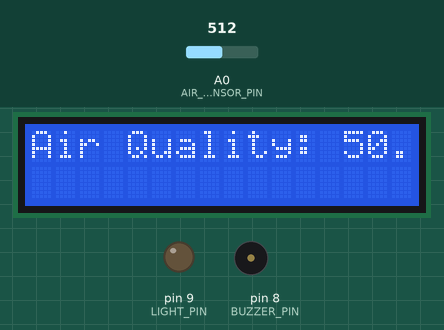
Simulated run of this sketch. Board: Arduino Uno, built with avr-gcc and run on an emulated ATmega328P. On the bench: 16×2 character LCD, output pins drawn as LEDs (lit = HIGH), buzzer (waves = sounding, pin HIGH). The inputs (shaded band) are chosen by the test bench; at power-on: A0 (AIR_SENSOR_PIN) = 512.

Above: at 6.2 s.
6.3 s: A0 (AIR_SENSOR_PIN) set to 687
At 7.8 s:
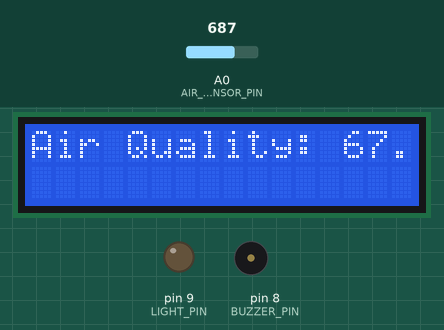
8.1 s: A0 (AIR_SENSOR_PIN) set to 709
At 9.2 s:
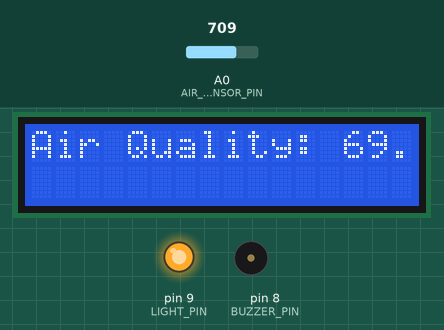
9.7 s: A0 (AIR_SENSOR_PIN) set to 290
At 10.3 s:
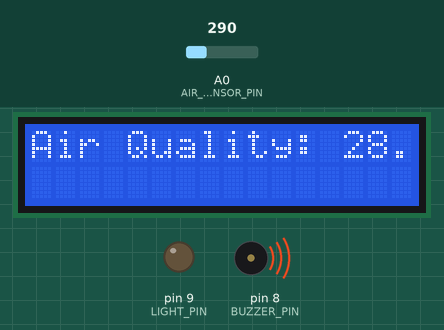
11.3 s: A0 (AIR_SENSOR_PIN) set to 314
At 12.5 s:
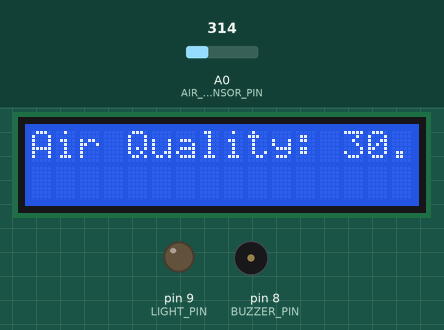
12.8 s: A0 (AIR_SENSOR_PIN) set to 710
At 13.8 s:
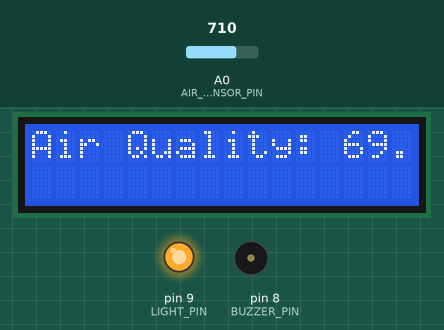
Timing chart, 0 to 15.4 s (numbered marks = the images above; inputs shaded):
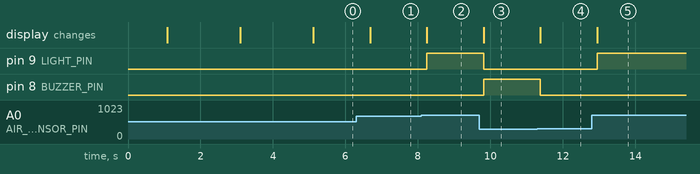

Measured:
- the behaviour switches between 700 and 701 on A0 (AIR_SENSOR_PIN) (found by bisection; images 1 and 2)
- the behaviour switches between 299 and 300 on A0 (AIR_SENSOR_PIN) (found by bisection; images 3 and 4)
- after the input at 6.3 s, the display: changes after 0.38 s (image 1)
- after the input at 8.1 s, pin 9 (LIGHT_PIN): LOW → HIGH after 0.15 s; the display: changes after 0.15 s (image 2)
- after the input at 9.7 s, pin 9 (LIGHT_PIN): HIGH → LOW after 0.11 s; pin 8 (BUZZER_PIN): LOW → HIGH after 0.11 s; the display: changes after 0.11 s (image 3)
- after the input at 11.3 s, pin 8 (BUZZER_PIN): HIGH → LOW after 0.08 s; the display: changes after 0.08 s (image 4)
- after the input at 12.8 s, pin 9 (LIGHT_PIN): LOW → HIGH after 0.14 s; the display: changes after 0.14 s (image 5)

The sketch:

sketch.ino
```cpp
#include <Wire.h>
#include <LiquidCrystal_I2C.h>

// Define Pin Assignments
#define AIR_SENSOR_PIN A0  // Analog pin for Air Quality Sensor (use potentiometer for simulation)
#define BUZZER_PIN 8  // Pin for the Buzzer
#define LIGHT_PIN 9  // Pin for Light (LED)

// LCD I2C Setup (use address 0x27, but try 0x3F if not working)
LiquidCrystal_I2C lcd(0x27, 16, 2);  // Initialize LCD with I2C address 0x27 and 16 columns, 2 rows

// Thresholds for air quality levels
#define GOOD_AIR_QUALITY 700
#define POOR_AIR_QUALITY 300

void setup() {
  // Start Serial Communication
  Serial.begin(9600);

  // Initialize Buzzer and Light pins
  pinMode(8, OUTPUT);
  pinMode(9, OUTPUT);

  // Initialize the LCD
  lcd.begin(16, 2); // Initialize LCD with 16 columns, 2 rows
  delay(1000);  // Wait for 1 second for the LCD to initialize properly
  lcd.backlight();  // Turn on the LCD backlight
  lcd.setCursor(0, 0);  // Set cursor to the first column of the first row
  lcd.print("Air Quality Monitor");  // Display the title
  delay(2000);  // Wait for 2 seconds

  // Test if LCD is working by printing a test message
  lcd.clear();
  lcd.setCursor(0, 0);
  lcd.print("Hello World");
  delay(2000);  // Wait for 2 seconds
}

void loop() {
  // Read the air quality sensor value (simulated by potentiometer)
  int airSensorValue = analogRead(A0);

  // Map the sensor value to a percentage (0-100% for display)
  float airQualityPercentage = map(airSensorValue, 0, 1023, 0, 100);

  // Display the air quality on the LCD
  lcd.clear();  // Clear the screen
  lcd.setCursor(0, 0);  // Set cursor to the first column of the first row
  lcd.print("Air Quality: ");
  lcd.print(airQualityPercentage);
  lcd.print("%");

  // Buzzer and Light activation based on air quality
  if (airSensorValue > 700) {
    digitalWrite(8, LOW);  // Turn off Buzzer
    digitalWrite(9, HIGH);  // Turn on Light (Good air quality)
  } else if (airSensorValue < 300) {
    digitalWrite(8, HIGH);  // Turn on Buzzer
    digitalWrite(9, LOW);   // Turn off Light (Poor air quality)
  } else {
    digitalWrite(8, LOW);  // Turn off Buzzer
    digitalWrite(9, LOW);   // Turn off Light (Moderate air quality)
  }

  // Delay for a short time
  delay(500);
}
```
